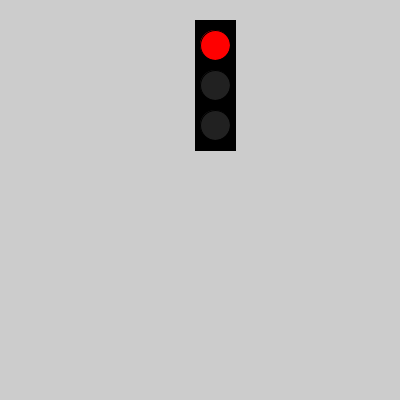
Frame 1 (no input)
Frame 60 (the mouse pressed at the canvas centre just before this capture): identical to frame 1, image omitted
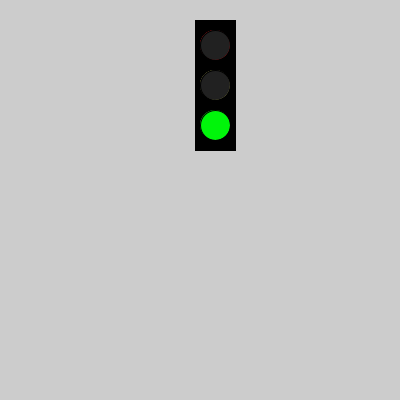
Frame 120 (the mouse held since frame 60 and released just before this capture)

The Processing sketch that drew these frames (run headless with seeded random() and noise(); from frame 60 on, the mouse is pressed at the canvas centre):

// Processing sketch: Task3
// ── Task3.pde
/*Task 3:
3.a Draw a traffic light using colors stored in variables - one for each of the 4 colors (background is the 4th).
3.b add a gray color for the turned off effect
3.c have the light turn on/off (green or red) automatically.
*/

color red = color(255,0,0);
color yellow = color(250,245,96);
color green = color(0,245,10);
int background = 0;
int off = color(33);
color light1 = red;
color light2 = off;
color light3 = off;

void setup(){
   size(400,400);
   ellipseMode(CORNER);
   fill(background);
   rect(width/2-5, 20, 40, 130);
   change();
 
}
void draw(){
 
  
  switch(frameCount%180){
    case 0: light1 = red;
            light2  = off;
            light3  = off;
            println("red");
            change();
            break;
    case 80:light1  = red;
            light2  = yellow;
            light3  = off;
             println("yellow");
              change();
            break;
    case 120:
            light1 = off;
            light2  = off;
            light3  = green;
             println("green");
              change();
            break;
     
     
  }
  
}
  void change(){
          fill(light1);
           ellipse(width/2,30,30,30);
           fill(light2);
          ellipse(width/2,70,30,30);
         fill(light3);
          ellipse(width/2,110,30,30);
  }
 

   
  


/*
4.a print out numbers from 0 to 20 using a for loop.
4.b alter the for loop from 4.a to only print even numbers (hint: google 'java modulus even number')
4.c print out the same result as in task 4.b using a while loop instead of a for loop.
*/
